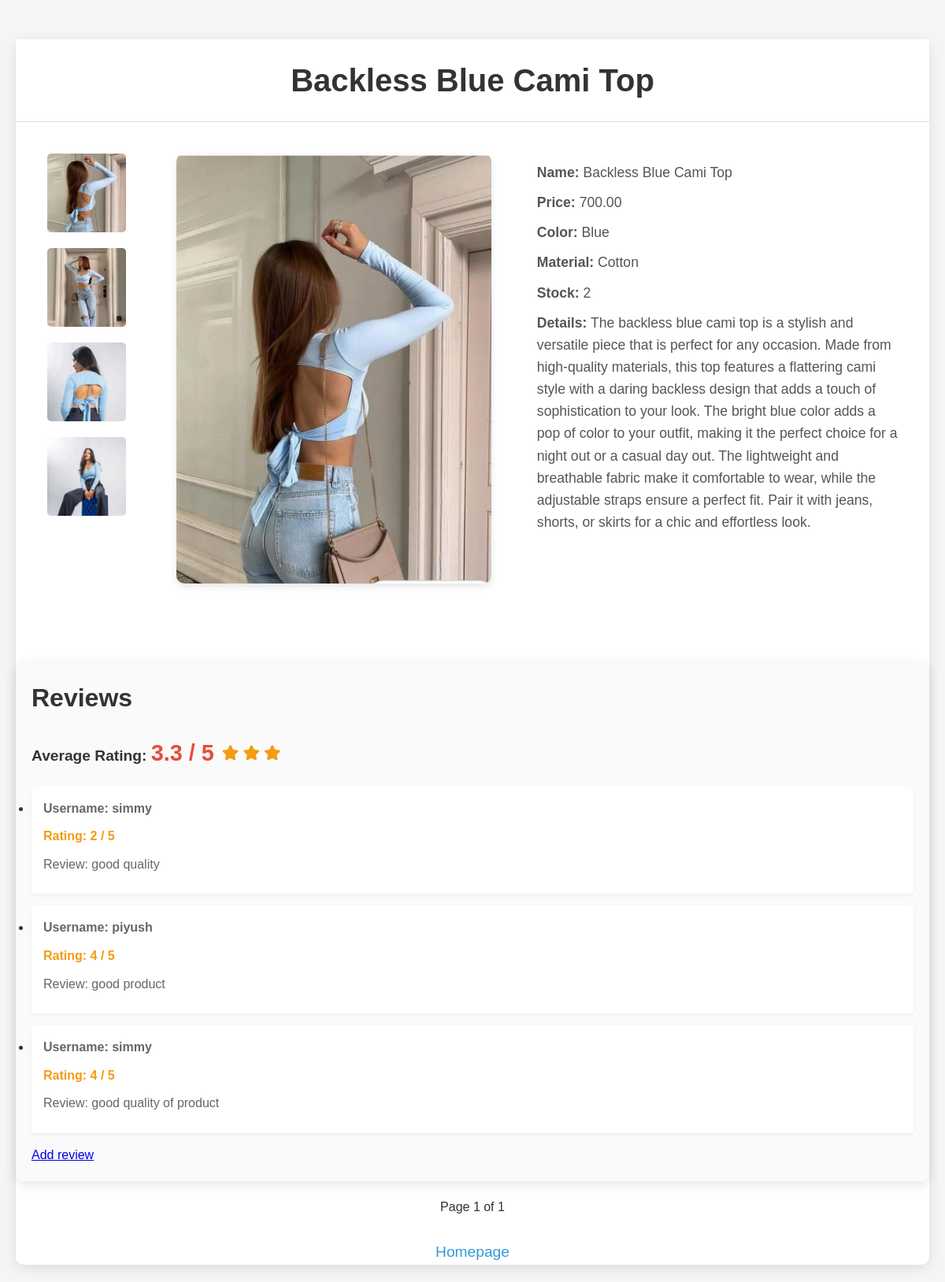
Screenshot of /product_detail/15/ with the database file from the repository.
### app/models.py (models this page shows, shortened)
class Product(models.Model):
    product_name = models.CharField(max_length=80)
    product_price = models.DecimalField(max_digits=10, decimal_places=2, null=True, blank=True)
    product_description = models.TextField(null=True, blank=True)
    color = models.CharField(max_length=50, null=True, blank=True)
    material = models.CharField(max_length=100, null=True, blank=True)
    stock = models.IntegerField(null=True)
    category = models.ForeignKey(Category, on_delete=models.CASCADE)
    subcategory = models.ForeignKey(SubCategory, on_delete=models.CASCADE)
    user = models.ForeignKey(User, on_delete=models.CASCADE, null=True)

class ProductImage(models.Model):
    product = models.ForeignKey(Product, related_name="images", on_delete=models.CASCADE)
    image = models.ImageField(upload_to='product_images/')

class Review(models.Model):
    product = models.ForeignKey(Product, on_delete=models.CASCADE, related_name='reviews')
    user = models.ForeignKey(User, on_delete=models.CASCADE)
    rating = models.IntegerField(default=1, choices=[(i, i) for i in range(1, 6)])
    review_text = models.TextField(blank=True, null=True)
    created_at = models.DateTimeField(auto_now_add=True)

### app/views.py (the view)
# urls.py: path('product_detail/<int:product_id>/', product_detail, name='product_detail'),
def product_detail(request, product_id):
    product = get_object_or_404(Product, id=product_id)
    reviews = Review.objects.filter(product=product)
    images = product.images.first()
    if request.user.is_authenticated:
        is_in_cart = AddToCart.objects.filter(user=request.user, product=product).exists()
    else:
        is_in_cart = False
    page_number = request.GET.get("page")
    paginator = Paginator(reviews,3)
    page_obj = paginator.get_page(page_number)
    average_rating = product.reviews.aggregate(Avg('rating'))['rating__avg'] or 0
    star_range = range(1, 6)
    if average_rating:
        average_rating = round(average_rating,1)
    else:
        average_rating = 0
    return render(request, 'product_detail.html', {
        'product': product,
        'images': images,
        'is_in_cart': is_in_cart,
        'reviews' : reviews,
        'page_obj' : page_obj,
        'average_rating' : average_rating,
        'star_range' : star_range,
    })

### templates/product_detail.html (shortened to what this page needs)
<!DOCTYPE html>
<html lang="en">
<head>
    <link href="https://cdnjs.cloudflare.com/ajax/libs/font-awesome/6.0.0-beta3/css/all.min.css" rel="stylesheet">
</head>
<body>
    <div class="container">
        <header>
            <h1>{{ product.product_name }}</h1>
        </header>
        <div class="product-detail">
            <div class="product-images">
                {% for image in product.images.all %}
                    <img src="{{ image.image.url }}" alt="{{ product.product_name }}" class="thumbnail" onclick="changeImage('{{ image.image.url }}')">
                {% endfor %}
            </div>
            <div class="product-info-container">
                <img id="main-image" src="{{ product.images.all.0.image.url }}" alt="{{ product.product_name }}" class="main-image">
            </div>
            <div class="product-info-container">
                <div class="product-specs">
                    <p><strong>Name:</strong> {{ product.product_name }}</p>
                    <p><strong>Price:</strong> {{ product.product_price }}</p>
                    <p><strong>Color:</strong> {{ product.color }}</p>
                    <p><strong>Material:</strong> {{ product.material }}</p>
                    <p><strong>Stock:</strong> {{ product.stock }}</p>
                    <p><strong>Details:</strong> {{ product.product_description }}</p>
                </div>
            </div>
        </div>
        <div class="reviews-section">
            <h2>Reviews</h2>
            <div class="product-rating">
                <p><strong>Average Rating:</strong>
                    <span class="average-rating">{{ average_rating }} / 5</span>
                    <div class="stars">
                        {% for i in star_range %}
                            {% if i <= average_rating %}
                                <i class="fa fa-star"></i>
                            {% else %}
                                <i class="fa fa-star-o"></i>
                            {% endif %}
                        {% endfor %}
                    </div>
                </p>
            </div>
            {% if reviews %}
                <ul>
                    {% for review in page_obj %}
                        <li class="review-item">
                            <p class="username">Username: {{ review.user.username }}</p>
                            <p class="rating">Rating: {{ review.rating }} / 5</p>
                            <p>Review: {{ review.review_text }}</p>
                        </li>
                    {% endfor %}
                </ul>
            {% else %}
                <p>No reviews available</p>
            {% endif %}
            <a href="/product/{{ product.id }}/add_review">Add review</a>
        </div>
        <div class="pagination">
            <span>Page {{ page_obj.number }} of {{ page_obj.paginator.num_pages }}</span>
        </div>
        <a href="/" class="back-link">Homepage</a>
    </div>
</body>
</html>

### templates/product_detail.html (style rules this page uses)
* { margin: 0; padding: 0; box-sizing: border-box; }
body { font-family: 'Arial', sans-serif; background-color: #f5f5f5; color: #333; line-height: 1.6; padding: 50px 20px; }
.container { max-width: 1200px; margin: 0 auto; background-color: #fff; border-radius: 10px; box-shadow: 0 4px 15px rgba(0, 0, 0, 0.1); }
header { background-color: #fff; padding: 20px; text-align: center; border-bottom: 1px solid #ddd; }
header h1 { font-size: 2.5em; color: #333; font-weight: 700; }
.product-detail { display: flex; align-items: flex-start; padding: 40px; }
.product-images { display: flex; flex-direction: column; gap: 20px; width: 25%; justify-content: flex-start; }
.thumbnail { width: 100px; height: 100px; object-fit: cover; border-radius: 5px; cursor: pointer; transition: opacity 0.3s ease; }
.main-image { width: 400px; border-radius: 10px; box-shadow: 0 4px 10px rgba(0, 0, 0, 0.1); margin-bottom: 20px; }
.product-info-container { width: 70%; display: flex; flex-direction: column; gap: 15px; }
.product-specs p { font-size: 1.1em; color: #555; margin: 10px 0; }
.reviews-section { margin-top: 40px; padding: 20px; background-color: #fafafa; border-radius: 10px; box-shadow: 0 4px 15px rgba(0, 0, 0, 0.1); }
.reviews-section h2 { font-size: 2em; margin-bottom: 20px; }
.product-rating { display: flex; align-items: center; font-size: 1.2em; margin-bottom: 20px; }
.average-rating { font-size: 1.5em; font-weight: bold; color: #e74c3c; margin-right: 10px; }
.stars { display: inline-flex; }
.stars i { color: #f39c12; margin-right: 5px; }
.review-item { padding: 15px; background-color: #fff; border-radius: 5px; box-shadow: 0 2px 5px rgba(0, 0, 0, 0.05); margin-bottom: 15px; }
.review-item p { margin-bottom: 10px; color: #666; }
.review-item .rating { font-weight: bold; color: #f39c12; }
.review-item .username { font-weight: bold; }
.pagination { margin-top: 20px; text-align: center; }
.back-link { display: block; margin-top: 30px; text-align: center; font-size: 1.2em; color: #3498db; text-decoration: none; }

### rows the page displays
Product: product_name "Backless Blue Cami Top", images.all.0.image (picture), product_price "700.00", color "Blue", material "Cotton", stock "2", product_description "The backless blue cami top is a stylish and versatile piece that is perfect for any occasion. Made from high-quality materials, this top features a flattering cami style with a daring backless design that adds a touch of sophistication to your look. The bright blue color adds a pop of color to your outfit, making it the perfect choice for a night out or a casual day out. The lightweight and breathable fabric make it comfortable to wear, while the adjustable straps ensure a perfect fit. Pair it with jeans, shorts, or skirts for a chic and effortless look."
ProductImage: image (picture)
ProductImage: image (picture)
ProductImage: image (picture)
ProductImage: image (picture)
Review: user.username "simmy", rating "2", review_text "good quality"
Review: user.username "piyush", rating "4", review_text "good product"
Review: user.username "simmy", rating "4", review_text "good quality of product"

### other values shown
{{ average_rating }} "3.3"
{{ page_obj.number }} "1"
{{ page_obj.paginator.num_pages }} "1"
